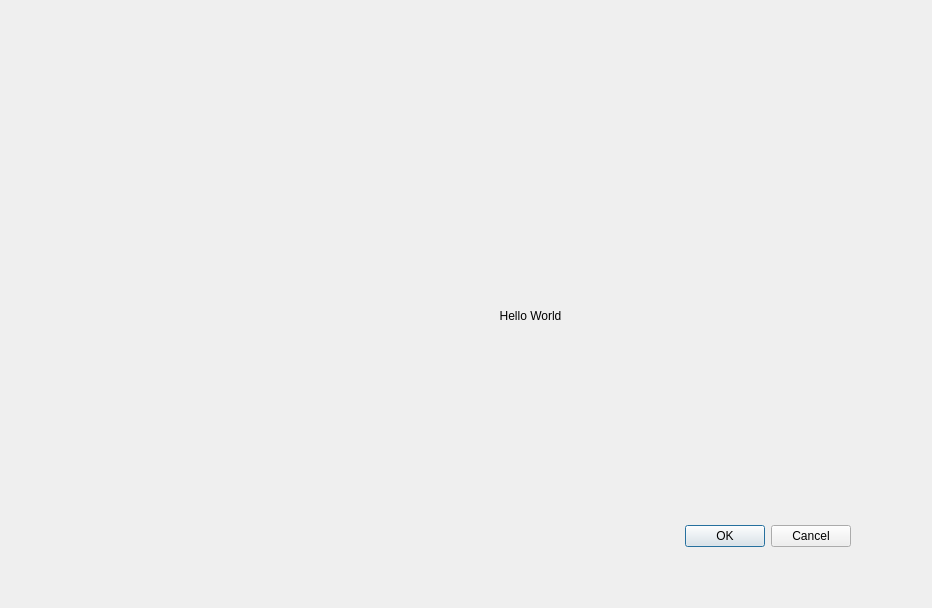
<?xml version="1.0" encoding="UTF-8"?>
<ui version="4.0">
 <class>Dialog</class>
 <widget class="QDialog" name="Dialog">
  <property name="geometry">
   <rect>
    <x>0</x>
    <y>0</y>
    <width>932</width>
    <height>608</height>
   </rect>
  </property>
  <property name="windowTitle">
   <string>Dialog</string>
  </property>
  <widget class="QDialogButtonBox" name="buttonBox">
   <property name="geometry">
    <rect>
     <x>510</x>
     <y>520</y>
     <width>341</width>
     <height>32</height>
    </rect>
   </property>
   <property name="orientation">
    <enum>Qt::Horizontal</enum>
   </property>
   <property name="standardButtons">
    <set>QDialogButtonBox::Cancel|QDialogButtonBox::Ok</set>
   </property>
  </widget>
  <widget class="QLabel" name="label">
   <property name="geometry">
    <rect>
     <x>410</x>
     <y>280</y>
     <width>241</width>
     <height>71</height>
    </rect>
   </property>
   <property name="text">
    <string>Hello World</string>
   </property>
   <property name="alignment">
    <set>Qt::AlignCenter</set>
   </property>
  </widget>
 </widget>
 <resources/>
 <connections>
  <connection>
   <sender>buttonBox</sender>
   <signal>accepted()</signal>
   <receiver>Dialog</receiver>
   <slot>accept()</slot>
   <hints>
    <hint type="sourcelabel">
     <x>248</x>
     <y>254</y>
    </hint>
    <hint type="destinationlabel">
     <x>157</x>
     <y>274</y>
    </hint>
   </hints>
  </connection>
  <connection>
   <sender>buttonBox</sender>
   <signal>rejected()</signal>
   <receiver>Dialog</receiver>
   <slot>reject()</slot>
   <hints>
    <hint type="sourcelabel">
     <x>316</x>
     <y>260</y>
    </hint>
    <hint type="destinationlabel">
     <x>286</x>
     <y>274</y>
    </hint>
   </hints>
  </connection>
 </connections>
</ui>
